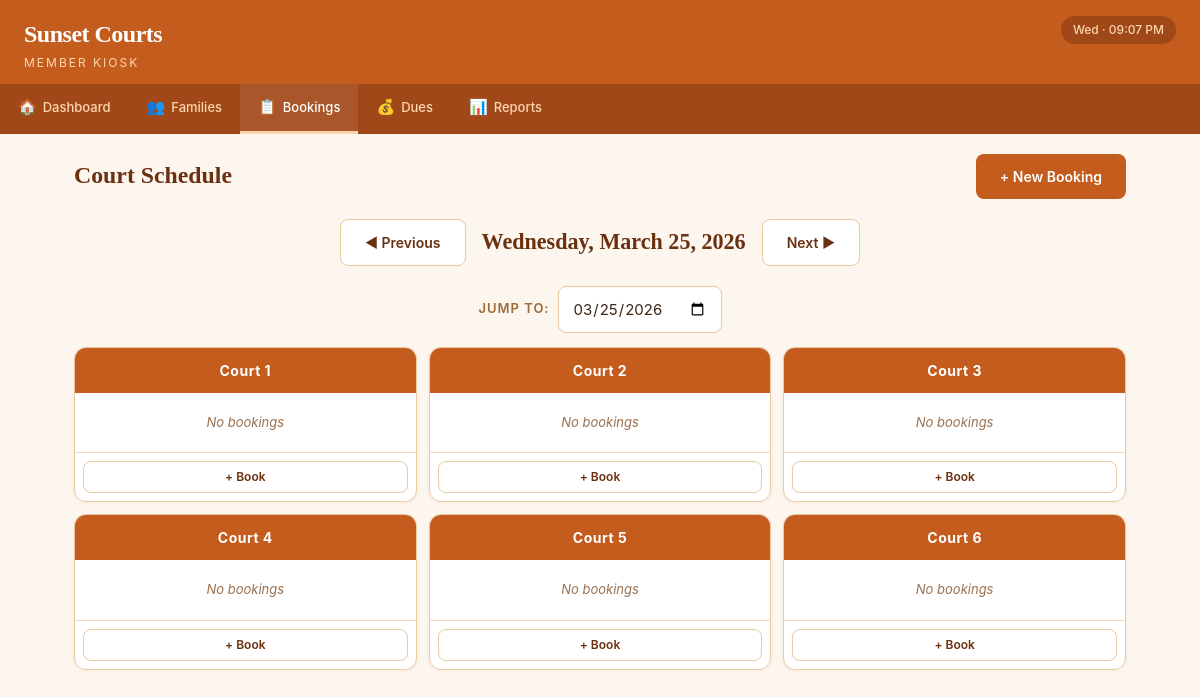
Screenshot of /bookings with the database file from the repository.
### tables this page shows
CREATE TABLE courts (
            court_id    INTEGER PRIMARY KEY AUTOINCREMENT,
            court_name  TEXT    NOT NULL UNIQUE,
            status      TEXT    NOT NULL DEFAULT 'Available'
        );

### app.py (the view)
@app.route('/bookings')
def booking_calendar():
    view_date = request.args.get('date', date.today().isoformat())
    try:
        current_date = datetime.strptime(view_date, '%Y-%m-%d').date()
    except ValueError:
        current_date = date.today()
    prev_date = (current_date - timedelta(days=1)).isoformat()
    next_date = (current_date + timedelta(days=1)).isoformat()
    courts = query_db('SELECT * FROM courts ORDER BY court_id')
    bookings = query_db('''
        SELECT b.*, f.family_name, f.is_banned, c.court_name
        FROM bookings b
        JOIN families f ON b.family_id = f.family_id
        JOIN courts c ON b.court_id = c.court_id
        WHERE b.booking_date = ? AND b.is_cancelled = 0
        ORDER BY c.court_id, b.start_time
    ''', (current_date.isoformat(),))
    court_bookings = {c['court_id']: [] for c in courts}
    for b in bookings:
        court_bookings[b['court_id']].append(b)
    return render_template('bookings/calendar.html',
                           courts=courts, court_bookings=court_bookings,
                           current_date=current_date,
                           prev_date=prev_date, next_date=next_date)

### app.py (called while the page is built)
@app.context_processor
def inject_globals():
    now = datetime.now()
    return {
        'today_display': now.strftime('%a · %I:%M %p')
    }

### db.py (called while the page is built)
def get_db():
    conn = sqlite3.connect(DB_PATH)
    conn.execute("PRAGMA foreign_keys = ON")
    conn.row_factory = sqlite3.Row
    return conn

def query_db(query, args=(), one=False):
    conn = get_db()
    try:
        cursor = conn.execute(query, args)
        results = cursor.fetchall()
        return results[0] if one and results else (None if one else results)
    finally:
        conn.close()

### templates/bookings/calendar.html (shortened to what this page needs)
{% extends "base.html" %}
{% block content %}
<div class="page-header">
    <h2>Court Schedule</h2>
    <a href="{{ url_for('booking_add', date=current_date.isoformat()) }}" class="btn btn-primary">+ New Booking</a>
</div>
<div class="calendar-nav">
    <a href="{{ url_for('booking_calendar', date=prev_date) }}" class="btn btn-outline">◀ Previous</a>
    <div class="current-date">{{ current_date.strftime('%A, %B %d, %Y') }}</div>
    <a href="{{ url_for('booking_calendar', date=next_date) }}" class="btn btn-outline">Next ▶</a>
</div>
<div style="text-align:center;margin-bottom:14px;">
    <form method="GET" action="{{ url_for('booking_calendar') }}" style="display:inline-flex;gap:8px;align-items:center;">
        <label style="font-weight:600;font-size:13px;color:var(--text-section);text-transform:uppercase;letter-spacing:1px;">Jump to:</label>
        <input type="date" name="date" value="{{ current_date.isoformat() }}" style="width:auto;" onchange="this.form.submit()">
    </form>
</div>
<div class="court-columns">
    {% for court in courts %}
    <div class="court-column">
        <div class="court-column-header">{{ court.court_name }}</div>
        {% if court_bookings[court.court_id] %}
            {% for b in court_bookings[court.court_id] %}
            <div class="booking-slot">
                <span class="time">{{ b.start_time }} – {{ b.end_time }}</span>
                <span class="family">
                    <a href="{{ url_for('booking_view', booking_id=b.booking_id) }}" style="color:var(--text);">{{ b.family_name }}</a>
                    {% if b.is_banned %}<span class="badge badge-banned" style="font-size:9px;">Banned</span>{% endif %}
                </span>
                {% if b.guest_count > 0 %}<span class="guests">+{{ b.guest_count }}</span>{% endif %}
                <form method="POST" action="{{ url_for('booking_cancel', booking_id=b.booking_id) }}" style="display:inline;"
                      onsubmit="return confirm('Cancel this booking?');">
                    <button type="submit" class="btn btn-danger btn-sm" style="padding:4px 8px;min-height:28px;font-size:11px;">✕</button>
                </form>
            </div>
            {% endfor %}
        {% else %}
            <div class="no-bookings">No bookings</div>
        {% endif %}
        <div style="padding:8px;text-align:center;border-top:1px solid var(--border-light);">
            <a href="{{ url_for('booking_add', date=current_date.isoformat(), court=court.court_id) }}" class="btn btn-outline btn-sm btn-block">+ Book</a>
        </div>
    </div>
    {% endfor %}
</div>
{% endblock %}

### static/css/style.css (style rules this page uses)
:root { --terra: #c45c1e; --terra-dark: #a04818; --terra-darker: #6a3010; --terra-light: #fdd6b0; --terra-lighter: #fde8d0; --terra-bg: #fdf6ee; --white: #ffffff; --card: #fffaf5; --border: #e8c9a0; --border-light: #f0dcc0; --text: #3a2518; --text-muted: #9a7050; --text-section: #9a6a3a; --open-bg: #e8f5e0; --open-text: #155a10; --open-border: #a8d890; --busy-bg: #fef3e0; --busy-text: #6a4008; --busy-border: #e8c870; --maint-bg: #eef1f4; --maint-text: #3a4a5a; --maint-border: #c0cad4; --danger: #b83230; --danger-hover: #962826; --danger-bg: #fce8e8; --success-bg: #d1e7dd; --success-text: #0a5132; --warning-bg: #fff3cd; --warning-text: #856404; --error-bg: #f8d7da; --error-text: #842029; --radius: 12px; --radius-sm: 8px; --radius-pill: 10px; --shadow: 0 1px 4px rgba(106, 48, 16, 0.06); --shadow-lg: 0 4px 16px rgba(106, 48, 16, 0.10); --font-display: Georgia, 'Times New Roman', serif; --font-body: -apple-system, BlinkMacSystemFont, 'Segoe UI', sans-serif; --transition: all 0.15s ease; }
*, *::before, *::after { box-sizing: border-box; margin: 0; padding: 0; }
html { font-size: 17px; -webkit-tap-highlight-color: transparent; }
body { font-family: var(--font-body); background: var(--terra-bg); color: var(--text); line-height: 1.5; min-height: 100vh; }
a { color: var(--terra); text-decoration: none; }
.page-header { display: flex; align-items: center; justify-content: space-between; flex-wrap: wrap; gap: 12px; margin-bottom: 20px; }
.page-header h2 { font-size: 1.4rem; font-weight: 700; color: var(--terra-darker); font-family: var(--font-display); }
.btn { display: inline-flex; align-items: center; justify-content: center; gap: 8px; padding: 12px 24px; font-size: 14px; font-weight: 600; font-family: var(--font-body); border: none; border-radius: var(--radius-sm); cursor: pointer; transition: var(--transition); text-decoration: none; white-space: nowrap; min-height: 44px; min-width: 44px; }
.btn-primary { background: var(--terra); color: var(--white); }
.btn-outline { background: var(--white); color: var(--terra-darker); border: 1.5px solid var(--border); }
.btn-sm { padding: 6px 14px; font-size: 12px; min-height: 32px; }
.btn-block { display: flex; width: 100%; }
input[type="text"], input[type="email"], input[type="tel"], input[type="number"], input[type="date"], input[type="time"], select, textarea { width: 100%; padding: 12px 14px; font-size: 15px; font-family: var(--font-body); border: 1.5px solid var(--border); border-radius: var(--radius-sm); background: var(--white); color: var(--text); transition: var(--transition); min-height: 44px; }
.calendar-nav { display: flex; align-items: center; justify-content: center; gap: 16px; margin-bottom: 20px; flex-wrap: wrap; }
.calendar-nav .current-date { font-size: 1.3rem; font-weight: 700; font-family: var(--font-display); color: var(--terra-darker); min-width: 260px; text-align: center; }
.court-columns { display: grid; grid-template-columns: repeat(auto-fit, minmax(280px, 1fr)); gap: 12px; }
.court-column { background: var(--white); border: 1.5px solid var(--border); border-radius: var(--radius); overflow: hidden; box-shadow: var(--shadow); }
.court-column-header { background: var(--terra); color: var(--white); padding: 12px 16px; font-weight: 700; font-size: 14px; text-align: center; letter-spacing: 0.5px; }
.court-column .no-bookings { padding: 20px; text-align: center; color: var(--text-muted); font-style: italic; font-size: 13px; }

### rows the page displays
courts: court_name "Court 1", shows "No bookings"
courts: court_name "Court 2", shows "No bookings"
courts: court_name "Court 3", shows "No bookings"
courts: court_name "Court 4", shows "No bookings"
courts: court_name "Court 5", shows "No bookings"
courts: court_name "Court 6", shows "No bookings"

### other values shown
{{ current_date.strftime('%A, %B %d, %Y') }} "Wednesday, March 25, 2026"
